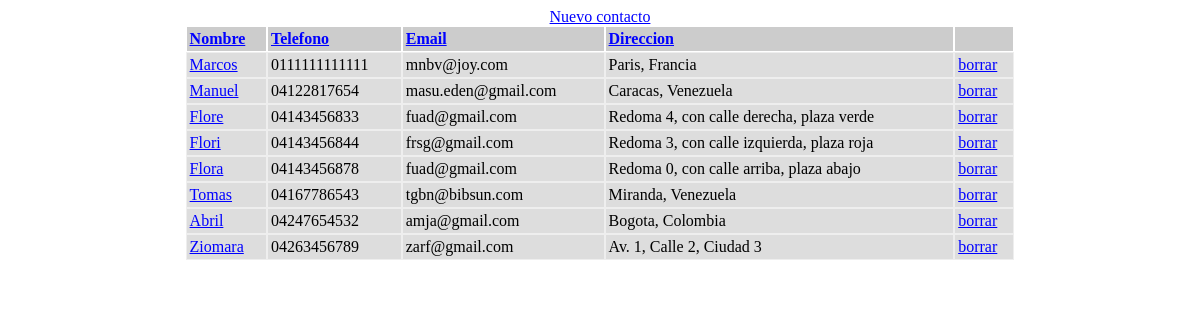
/?orderby=phone, run on the app's committed database.
### tables this page shows
CREATE TABLE IF NOT EXISTS `contacts` (
  `id` int(11) NOT NULL AUTO_INCREMENT,
  `name` varchar(128) NOT NULL,
  `phone` varchar(64) DEFAULT NULL,
  `email` varchar(255) DEFAULT NULL,
  `address` varchar(255) DEFAULT NULL,
  PRIMARY KEY (`id`)
);

### index.php (called while the page is built)
<?php
require_once 'controller/ContactsController.php';
$controller = new ContactsController();
$controller->handleRequest();
?>

### model/ContactsService.php (called while the page is built, shortened)
<?php
require_once 'model/ContactsGateway.php';
class ContactsService {
    private $contactsGateway    = NULL;
    public function __construct() {
        $this->contactsGateway = new ContactsGateway();
    }
    public function getAllContacts($order) {
        try {
            $res = $this->contactsGateway->selectAll($order);
            return $res;
        } catch (Exception $e) {
            $this->closeDb();
            throw $e;
        }
    }
}
?>

### model/ContactsGateway.php (called while the page is built, shortened)
<?php
class ContactsGateway {
    public function selectAll($order) {
        $dbOrder =  mysql_real_escape_string($order);
        $dbres = mysql_query("SELECT * FROM contacts ORDER BY $dbOrder ASC");
        $contacts = array();
        while ( ($obj = mysql_fetch_object($dbres)) != NULL ) {
            $contacts[] = $obj;
        }
        return $contacts;
    }
}
?>

### view/contacts.php (the view, shortened to what this page needs)
<!DOCTYPE html>
<html>
    <head>
    </head>
    <body>
        <div style="position: relative;" align=center > <a href="index.php?op=new">Nuevo contacto</a></div>
        <table class="contacts" border="0"  cellspacing="0" align=center >
            <thead>
                <tr>
                    <th><a href="?orderby=name">Nombre</a></th>
                    <th><a href="?orderby=phone">Telefono</a></th>
                    <th><a href="?orderby=email">Email</a></th>
                    <th><a href="?orderby=address">Direccion</a></th>
                    <th>&nbsp;</th>
                </tr>
            </thead>
            <tbody>
            <?php foreach ($contacts as $contact): ?>
                <tr>
                    <td><a href="index.php?op=show&id=<?php print $contact->id; ?>"><?php print htmlentities($contact->name); ?></a></td>
                    <td><?php print htmlentities($contact->phone); ?></td>
                    <td><?php print htmlentities($contact->email); ?></td>
                    <td><?php print htmlentities($contact->address); ?></td>
                    <td><a href="index.php?op=delete&id=<?php print $contact->id; ?>">borrar</a></td>
                </tr>
            <?php endforeach; ?>
            </tbody>
        </table>
    </body>
</html>

### view/contacts.php (style rules this page uses)
table.contacts { width: 70%; }
table.contacts thead { text-align: left; }
table.contacts thead th { background-color: #cccccc; border: solid 1px #fff; padding: 3px; }
table.contacts tbody td { background-color: #dddddd; border: solid 1px #eee; padding: 3px; }
a, a:hover, a:active, a:visited { color: blue; text-decoration: underline; }

### data on the page
contacts: name "Marcos", phone "0111111111111", email "mnbv@joy.com", address "Paris, Francia"
contacts: name "Manuel", phone "04122817654", email "masu.eden@gmail.com", address "Caracas, Venezuela"
contacts: name "Flore", phone "04143456833", email "fuad@gmail.com", address "Redoma 4, con calle derecha, plaza verde"
contacts: name "Flori", phone "04143456844", email "frsg@gmail.com", address "Redoma 3, con calle izquierda, plaza roja"
contacts: name "Flora", phone "04143456878", email "fuad@gmail.com", address "Redoma 0, con calle arriba, plaza abajo"
contacts: name "Tomas", phone "04167786543", email "tgbn@bibsun.com", address "Miranda, Venezuela"
contacts: name "Abril", phone "04247654532", email "amja@gmail.com", address "Bogota, Colombia"
contacts: name "Ziomara", phone "04263456789", email "zarf@gmail.com", address "Av. 1, Calle 2, Ciudad 3"
